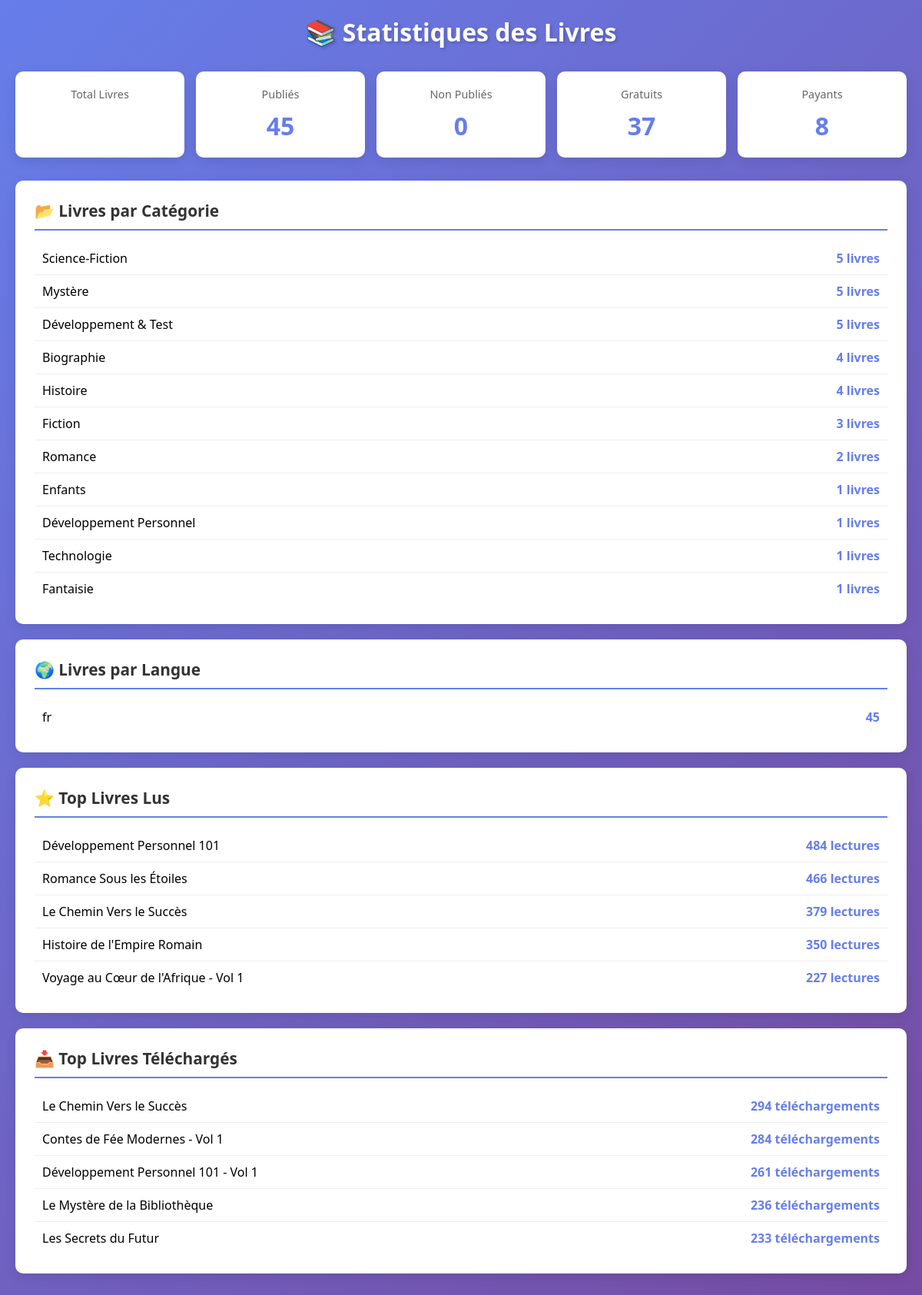
The app's page /fr/book-statistics/ (signed in) with its own data.
### catalogue/models.py (models this page shows, shortened)
class Category(models.Model):
    id = models.UUIDField(primary_key=True, default=uuid.uuid4, editable=False)
    name = models.CharField(_("Nom"), max_length=200, unique=True)
    description = models.TextField(_("Description"), blank=True)
    slug = models.SlugField(_("Slug"), unique=True)
    parent = models.ForeignKey(
        'self',
        on_delete=models.SET_NULL,
        null=True,
        blank=True,
        related_name='children',
        verbose_name=_("Catégorie parent")
    )
    icon = models.CharField(
        _("Icône"),
        max_length=50,
        blank=True,
        help_text=_("Nom d'icône FontAwesome (ex: fas fa-book)")
    )
    color = models.CharField(
        _("Couleur"),
        max_length=7,
        blank=True,
        help_text=_("Code couleur hex (ex: #FF5733)")
    )
    order = models.PositiveIntegerField(_("Ordre"), default=0)
    is_active = models.BooleanField(_("Actif"), default=True)
    created_at = models.DateTimeField(_("Créé"), auto_now_add=True)
    updated_at = models.DateTimeField(_("Modifié"), auto_now=True)
    class Meta:
        verbose_name = _("Catégorie")
        verbose_name_plural = _("Catégories")
        ordering = ['parent', 'order', 'name']
        indexes = [
            models.Index(fields=['slug']),
            models.Index(fields=['is_active']),
        ]

class Book(models.Model):
    GENRE_CHOICES = [
        ("fiction", _("Fiction")),
        ("non_fiction", _("Non-fiction")),
        ("science", _("Science")),
        ("history", _("Histoire")),
        ("biography", _("Biographie")),
        ("children", _("Enfants")),
        ("poetry", _("Poésie")),
        ("drama", _("Drame")),
        ("mystery", _("Mystère")),
        ("romance", _("Romance")),
        ("fantasy", _("Fantasy")),
        ("self_help", _("Développement personnel")),
        ("other", _("Autre")),
    ]
    LANGUAGE_CHOICES = [
        ("fr", _("Français")),
        ("en", _("Anglais")),
        ("ar", _("Arabe")),
        ("de", _("Allemand")),
        ("es", _("Espagnol")),
        ("pt", _("Portugais")),
        ("sw", _("Swahili")),
        ("other", _("Autre")),
    ]
    id = models.UUIDField(primary_key=True, default=uuid.uuid4, editable=False)
    title = models.CharField(_("Titre"), max_length=255)
    description = models.TextField(_("Description"), blank=True)
    isbn = models.CharField(_("ISBN"), max_length=20, unique=True)
    pages_count = models.PositiveIntegerField(_("Nombre de pages"), null=True, blank=True)
    publication_date = models.DateField(_("Date de publication"), null=True, blank=True)
    language = models.CharField(
        _("Langue"),
        max_length=10,
        choices=LANGUAGE_CHOICES,
        default="fr"
    )
    genre = models.CharField(
        _("Genre"),
        max_length=50,
        choices=GENRE_CHOICES,
        default="other"
    )
    cover = models.ImageField(
        _("Couverture"),
        upload_to="books/covers/%Y/%m/",
        null=True,
        blank=True
    )
    pdf_file = models.FileField(
        _("Fichier PDF"),
        upload_to="books/pdf/%Y/%m/",
        null=True,
        blank=True
    )
    epub_file = models.FileField(
        _("Fichier EPUB"),
        upload_to="books/epub/%Y/%m/",
        null=True,
        blank=True
    )
    price = models.DecimalField(
        _("Prix"),
        max_digits=8,
        decimal_places=2,
        default=0,
        validators=[MinValueValidator(0)]
    )
    discount_percentage = models.IntegerField(
        _("Pourcentage de réduction"),
        default=0,
        validators=[MinValueValidator(0), MaxValueValidator(100)]
    )
    is_paid = models.BooleanField(_("Payant"), default=False)
    free_pages_count = models.PositiveIntegerField(
        _("Nombre de pages libres"),
        default=15,
        help_text=_("Nombre de pages accessibles gratuitement (0 = aucune preview)")
    )
    downloads_count = models.PositiveIntegerField(_("Nombre de téléchargements"), default=0)
    reads_count = models.PositiveIntegerField(_("Nombre de lectures"), default=0)
    rating = models.DecimalField(
        _("Note"),
        max_digits=3,
        decimal_places=2,
        default=0,
        validators=[MinValueValidator(0), MaxValueValidator(5)]
    )
    rating_count = models.PositiveIntegerField(_("Nombre d'évaluations"), default=0)
    authors = models.ManyToManyField(Author, through="AuthorBook", related_name="books", blank=True)
    libraries = models.ManyToManyField(Library, through="LibraryBook", related_name="books", blank=True)
    is_published = models.BooleanField(_("Publié"), default=True)
    created_at = models.DateTimeField(_("Créé"), auto_now_add=True)
    updated_at = models.DateTimeField(_("Modifié"), auto_now=True)
    class Meta:
        verbose_name = _("Livre")
        verbose_name_plural = _("Livres")
        ordering = ["-created_at"]
        indexes = [
            models.Index(fields=["isbn"]),
            models.Index(fields=["title"]),
            models.Index(fields=["is_published"]),
            models.Index(fields=["genre"]),
        ]

### catalogue/dashboard_views.py (the view)
# urls.py: path("book-statistics/", book_statistics, name='book_statistics'),
@staff_member_required
def book_statistics(request):
    published = Book.objects.filter(is_published=True).count()
    unpublished = Book.objects.filter(is_published=False).count()
    free = Book.objects.filter(is_paid=False).count()
    paid = Book.objects.filter(is_paid=True).count()
    by_category = Category.objects.annotate(
        book_count=Count('books')
    ).values('name', 'book_count').order_by('-book_count')
    by_language = Book.objects.values('language').annotate(
        count=Count('id')
    ).order_by('-count')
    by_genre = Book.objects.values('genre').annotate(
        count=Count('id')
    ).order_by('-count')
    top_read = Book.objects.all().order_by('-reads_count')[:5]
    top_downloaded = Book.objects.all().order_by('-downloads_count')[:5]
    price_stats = Book.objects.filter(is_paid=True).aggregate(
        avg_price=Avg('price'),
        min_price=Min('price'),
        max_price=Max('price'),
        total_price=Sum('price'),
    )
    context = {
        'page_title': 'Statistiques des Livres',
        'published': published,
        'unpublished': unpublished,
        'free': free,
        'paid': paid,
        'by_category': list(by_category),
        'by_language': list(by_language),
        'by_genre': list(by_genre),
        'top_read': top_read,
        'top_downloaded': top_downloaded,
        'price_stats': price_stats,
    }
    return render(request, 'admin/book_statistics.html', context)

### catalogue/context_processors.py (called while the page is built)
def site_configuration(request):
    return {
        'site_config': SiteConfiguration.load()
    }

def featured_books(request):
    try:
        books = Book.objects.annotate(
            popularity_score = (
                Coalesce(F('reads_count'), 0) * 0.3 +
                Coalesce(F('downloads_count'), 0) * 0.4 +
                (Coalesce(F('rating'), 0) * 30)
            )
        ).filter(is_published=True).order_by('-popularity_score', '-created_at')[:8]
    except Exception:
        books = Book.objects.filter(is_published=True).order_by('-created_at')[:8]
    return {'featured_books': books}

def site_categories(request):
    try:
        categories = Category.objects.all()[:10]
    except Exception:
        categories = []
    return {'site_categories': categories}

### catalogue/models.py (called while the page is built)
    @classmethod
    def load(cls):
        obj, created = cls.objects.get_or_create(pk=1)
        return obj

### config/pwa_config.py (called while the page is built)
    def __call__(self, request):
        response = self.get_response(request)
        response['Service-Worker-Allowed'] = '/'
        if request.path.startswith('/static/'):
            response['Cache-Control'] = f'public, max-age={PWAConfig.CACHE_MAX_AGE["static"]}'
        elif request.path.startswith('/media/'):
            response['Cache-Control'] = f'public, max-age={PWAConfig.CACHE_MAX_AGE["images"]}'
        elif request.path.startswith('/api/'):
            response['Cache-Control'] = f'public, max-age={PWAConfig.CACHE_MAX_AGE["api"]}'
        return response

### templates/admin/book_statistics.html (shortened to what this page needs)
<!DOCTYPE html>
<html lang="fr">
<head>
</head>
<body>
    <div class="container">
        <h1>📚 Statistiques des Livres</h1>
        <div class="stats-grid">
            <div class="stat-card">
                <div class="label">Total Livres</div>
            </div>
            <div class="stat-card">
                <div class="label">Publiés</div>
                <div class="value">{{ published }}</div>
            </div>
            <div class="stat-card">
                <div class="label">Non Publiés</div>
                <div class="value">{{ unpublished }}</div>
            </div>
            <div class="stat-card">
                <div class="label">Gratuits</div>
                <div class="value">{{ free }}</div>
            </div>
            <div class="stat-card">
                <div class="label">Payants</div>
                <div class="value">{{ paid }}</div>
            </div>
        </div>
        <div class="section">
            <h2>📂 Livres par Catégorie</h2>
            <ul class="item-list">
                {% for cat in by_category %}
                <li>
                    <span>{{ cat.name }}</span>
                    <strong>{{ cat.book_count }} livres</strong>
                </li>
                {% empty %}
                <li>Aucune catégorie</li>
                {% endfor %}
            </ul>
        </div>
        <div class="section">
            <h2>🌍 Livres par Langue</h2>
            <ul class="item-list">
                {% for lang in by_language %}
                <li>
                    <span>{{ lang.language|default:"Non spécifiée" }}</span>
                    <strong>{{ lang.count }}</strong>
                </li>
                {% empty %}
                <li>Aucune donnée</li>
                {% endfor %}
            </ul>
        </div>
        <div class="section">
            <h2>⭐ Top Livres Lus</h2>
            <ul class="item-list">
                {% for book in top_read %}
                <li>
                    <span>{{ book.title }}</span>
                    <strong>{{ book.reads_count }} lectures</strong>
                </li>
                {% empty %}
                <li>Aucun livre</li>
                {% endfor %}
            </ul>
        </div>
        <div class="section">
            <h2>📥 Top Livres Téléchargés</h2>
            <ul class="item-list">
                {% for book in top_downloaded %}
                <li>
                    <span>{{ book.title }}</span>
                    <strong>{{ book.downloads_count }} téléchargements</strong>
                </li>
                {% empty %}
                <li>Aucun livre</li>
                {% endfor %}
            </ul>
        </div>
    </div>
</body>
</html>

### templates/admin/book_statistics.html (style rules this page uses)
* { margin: 0; padding: 0; box-sizing: border-box; }
body { font-family: 'Segoe UI', Tahoma, Geneva, Verdana, sans-serif; background: linear-gradient(135deg, #667eea 0%, #764ba2 100%); min-height: 100vh; padding: 20px; }
.container { max-width: 1200px; margin: 0 auto; }
h1 { color: white; text-align: center; margin-bottom: 30px; text-shadow: 2px 2px 4px rgba(0, 0, 0, 0.2); }
.stats-grid { display: grid; grid-template-columns: repeat(auto-fit, minmax(200px, 1fr)); gap: 15px; margin-bottom: 30px; }
.stat-card { background: white; border-radius: 10px; padding: 20px; text-align: center; box-shadow: 0 4px 15px rgba(0, 0, 0, 0.1); }
.stat-card .label { font-size: 0.9em; color: #666; margin-bottom: 10px; }
.stat-card .value { font-size: 2em; font-weight: bold; color: #667eea; }
.section { background: white; border-radius: 10px; padding: 25px; margin-bottom: 20px; box-shadow: 0 4px 15px rgba(0, 0, 0, 0.1); }
.section h2 { font-size: 1.3em; color: #333; margin-bottom: 15px; border-bottom: 2px solid #667eea; padding-bottom: 10px; }
.item-list { list-style: none; }
.item-list li { padding: 10px; border-bottom: 1px solid #eee; display: flex; justify-content: space-between; align-items: center; }
.item-list li:last-child { border-bottom: none; }
.item-list strong { color: #667eea; }

### records on screen
Category: name "Science-Fiction", book_count "5"
Category: name "Mystère", book_count "5"
Category: name "Développement & Test", book_count "5"
Category: name "Biographie", book_count "4"
Category: name "Histoire", book_count "4"
Category: name "Fiction", book_count "3"
Category: name "Romance", book_count "2"
Category: name "Enfants", book_count "1"
Category: name "Développement Personnel", book_count "1"
Category: name "Technologie", book_count "1"
Category: name "Fantaisie", book_count "1"
Book: title "Développement Personnel 101", reads_count "484"
Book: title "Romance Sous les Étoiles", reads_count "466"
Book: title "Le Chemin Vers le Succès", reads_count "379", downloads_count "294"
Book: title "Histoire de l'Empire Romain", reads_count "350"
Book: title "Voyage au Cœur de l'Afrique - Vol 1", reads_count "227"
Book: title "Contes de Fée Modernes - Vol 1", downloads_count "284"
Book: title "Développement Personnel 101 - Vol 1", downloads_count "261"
Book: title "Le Mystère de la Bibliothèque", downloads_count "236"
Book: title "Les Secrets du Futur", downloads_count "233"

### other values on screen
{{ published }} "45"
{{ unpublished }} "0"
{{ free }} "37"
{{ paid }} "8"
{{ lang.language|default:"Non spécifiée" }} "fr"
{{ lang.count }} "45"
